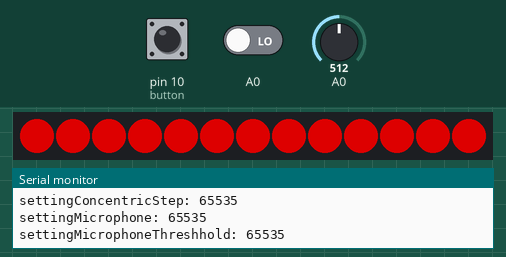
Simulated run of this sketch. Board: Arduino Uno, built with avr-gcc and run on an emulated ATmega328P. Parts: 13 RGB LEDs in strip order, left to right, the last lines printed to the serial monitor. Inputs (shaded band) come from the test bench; at power-on: pin 10 (button) HIGH, A0 LOW, A0 = 512. Dim RGB values are drawn brighter than linear; random numbers use the default seed unless the sketch sets one; EEPROM starts erased.

Above: at 1.4 s.
1.5 s: pin 10 (button) pulled LOW for 0.15 s
At 1.96 s:
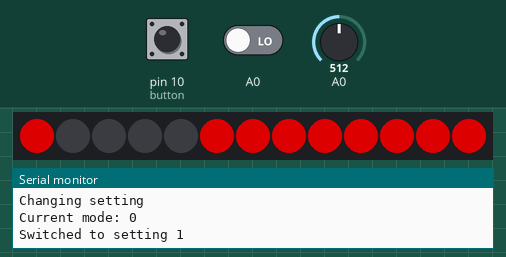
2.2 s: pin 10 (button) pulled LOW for 1 s
At 3.3 s:
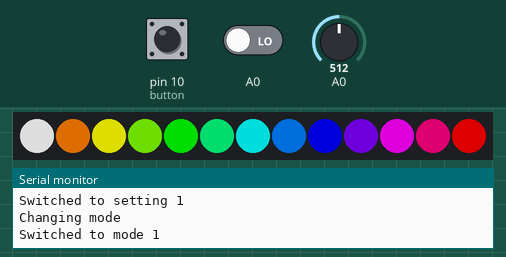
4.7 s: pin 10 (button) pulled LOW for 0.15 s
At 4.97 s:
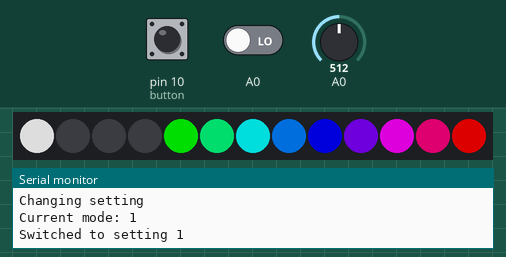
5.4 s: pin 10 (button) pulled LOW for 0.15 s
At 6.03 s:
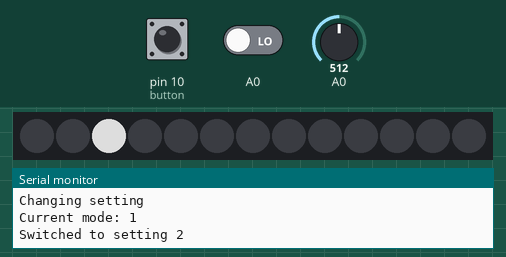
6.1 s: pin 10 (button) pulled LOW for 3.2 s
At 7.6 s:
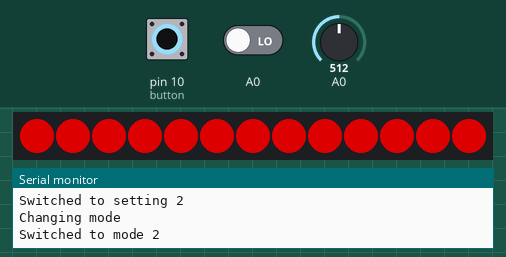
10.8 s: pin 10 (button) pulled LOW for 1 s
At 12.1 s:
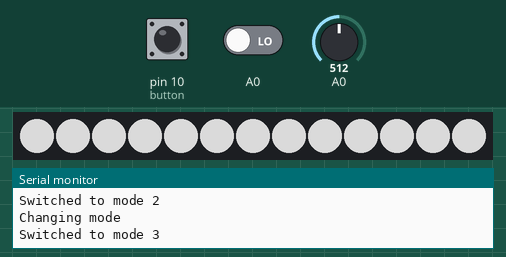
Timing chart, 0 to 13.8 s (numbered marks = the images above; inputs shaded):
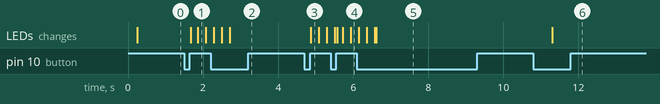

The sketch:

hookah-LED.ino
```cpp
#include <Arduino.h>
#include "Button.h"
#include "RotaryEncoder.h"
#include "Microphone.h"
#include "EEPROMUtils.h"
#include <Adafruit_NeoPixel.h>
#ifdef __AVR__
 #include <avr/power.h> // Required for 16 MHz Adafruit Trinket
#endif

#define LED 9
#define LED_COUNT 13
#define UPDATE_DELAY 20 //50 Updates/Second
unsigned long lastUpdate = 0;

const double LED_BLINK_BRIGHTNESS_FACTOR = 2.0;
const double LED_BLINK_RESET_FACTOR = 0.95;
const double RAINBOW_ACCELERATION_FACTOR = 4;
const double WHITE_DIM = 0.66; //Dim the LEDs in white mode, since it is the only time all Colors of one LED are lit up

Button button(10, 500, INPUT_PULLUP);
RotaryEncoder rotary(14,16);
Microphone microphone(A0);

Adafruit_NeoPixel strip(LED_COUNT, LED, NEO_GRB + NEO_KHZ800);
bool redrawLEDs = true;

struct hsvColor {
    uint16_t hue = 0;
    uint8_t saturation = 0;
    uint8_t value = 0;
};

struct Setting {
    int eepromAddress;
    uint16_t* value;
    uint16_t min;
    uint16_t max;
    uint16_t step;
    bool rollover;
};

hsvColor LED_HSV_COLORS[LED_COUNT];

#define MODE_COLOR 0
#define MODE_RAINBOW 1
#define MODE_FADE 2
#define MODE_WHITE 3
#define MODE_CONCENTRIC 4

#define MODE_COLOR_NUM_SETTINGS 5
#define MODE_RAINBOW_NUM_SETTINGS 4
#define MODE_FADE_NUM_SETTINGS 5
#define MODE_WHITE_NUM_SETTINGS 3
#define MODE_CONCENTRIC_NUM_SETTINGS 6

int currentMode = MODE_COLOR;
int currentModeNumSettings = MODE_COLOR_NUM_SETTINGS;
int currentSetting = 0;

uint16_t settingBrightness = 0;
#define SETTING_BRIGHTNESS_ADDRESS 0
uint16_t settingSaturation = 0;
#define SETTING_SATURATION_ADDRESS 4

uint16_t settingColorHue = 0;
#define SETTING_COLOR_HUE_ADDRESS 2

uint16_t settingRainbowStep = 0;
#define SETTING_RAINBOW_STEP_ADDRESS 6

uint16_t settingFadeStep = 0;
#define SETTING_FADE_STEP_ADDRESS 14

uint16_t settingConcentricRange = 0;
#define SETTING_CONCENTRIC_RANGE_ADDRESS 16

uint16_t settingConcentricStep = 0;
#define SETTING_CONCENTRIC_STEP_ADDRESS 18

uint16_t settingMicrophone = 0;
#define SETTING_MICROPHONE_ADDRESS 8

#define MODE_ADDRESS 10

uint16_t settingMicrophoneThreshhold = 0;
#define SETTING_MICROPHONE_THRESHHOLD_ADDRESS 12


void setup() {
    Serial.begin(9600);

    //Setup LED Strip
#if defined(__AVR_ATtiny85__) && (F_CPU == 16000000)
    clock_prescale_set(clock_div_1);
#endif

    strip.begin();
    strip.show();
    strip.setBrightness(150);

    //Load Settings from EEPROM
    settingBrightness = EEPROMUtils.readUInt16(SETTING_BRIGHTNESS_ADDRESS);
    settingSaturation = EEPROMUtils.readUInt16(SETTING_SATURATION_ADDRESS);

    settingColorHue = EEPROMUtils.readUInt16(SETTING_COLOR_HUE_ADDRESS);

    settingRainbowStep = EEPROMUtils.readUInt16(SETTING_RAINBOW_STEP_ADDRESS);

    settingFadeStep = EEPROMUtils.readUInt16(SETTING_FADE_STEP_ADDRESS);

    settingConcentricRange = EEPROMUtils.readUInt16(SETTING_CONCENTRIC_RANGE_ADDRESS);
    settingConcentricStep = EEPROMUtils.readUInt16(SETTING_CONCENTRIC_STEP_ADDRESS);

    settingMicrophone = EEPROMUtils.readUInt16(SETTING_MICROPHONE_ADDRESS);

    settingMicrophoneThreshhold = EEPROMUtils.readUInt16(SETTING_MICROPHONE_THRESHHOLD_ADDRESS);

    Serial.println("Loaded settings from EEPROM:");
    setMode(EEPROMUtils.readUInt16(MODE_ADDRESS));

    Serial.print("settingBrightness: ");
    Serial.println(settingBrightness);
    Serial.print("settingSaturation: ");
    Serial.println(settingSaturation);

    Serial.print("settingColorHue: ");
    Serial.println(settingColorHue);

    Serial.print("settingRainbowStep: ");
    Serial.println(settingRainbowStep);

    Serial.print("settingFadeStep: ");
    Serial.println(settingFadeStep);

    Serial.print("settingConcentricRange: ");
    Serial.println(settingConcentricRange);
    Serial.print("settingConcentricStep: ");
    Serial.println(settingConcentricStep);

    Serial.print("settingMicrophone: ");
    Serial.println(settingMicrophone);

    Serial.print("settingMicrophoneThreshhold: ");
    Serial.println(settingMicrophoneThreshhold);
    microphone.setThreshhold(settingMicrophoneThreshhold);
}

void readInputs() {
    button.read();
    rotary.read();
    microphone.read();
}

void loop() {
    readInputs();

    if(button.isShortPress()) {
      Serial.println("Changing setting");
      cycleSettings();
    }
    if(button.isLongPress()) {
      Serial.println("Changing mode");
      cycleMode();
    }

    if(rotary.getRotation() != 0) {
        Serial.print("updateSetting() ");
        Serial.println(rotary.getRotation());
        updateSetting();
    }

    //Update the LED Strip at a limited rate
    if(millis() - lastUpdate > UPDATE_DELAY) {
        lastUpdate = millis();
        updateLEDs();
    }
}

Setting settings[5][6] = {
    { //MODE_COLOR
        {SETTING_COLOR_HUE_ADDRESS,             &settingColorHue,             0,   UINT16_MAX, 1024, true }, //hue, 64 steps for full rotation (little more than 3 turns)
        {SETTING_SATURATION_ADDRESS,            &settingSaturation,           65,  255,        16,   false}, //Saturation, 16 Steps
        {SETTING_BRIGHTNESS_ADDRESS,            &settingBrightness,           31,  127,        8,    false}, //Value/Brightness, 16 Steps is stored at the same address across modes
        {SETTING_MICROPHONE_ADDRESS,            &settingMicrophone,           0,   1,          1,    false}, //Microphone is stored at the same address across modes
        {SETTING_MICROPHONE_THRESHHOLD_ADDRESS, &settingMicrophoneThreshhold, 400, 1023,       1,    false}  //Microphone threshhold is stored at the same address across modes
    }, { //MODE_RAINBOW
        {SETTING_RAINBOW_STEP_ADDRESS,          &settingRainbowStep,          0,   UINT16_MAX, 8, true }, //Rotation step, rolls over so it can rotate backwards
        {SETTING_BRIGHTNESS_ADDRESS,            &settingBrightness,           31,  127,        8, false}, //Brightness, 16 Steps is stored at the same address across modes
        {SETTING_MICROPHONE_ADDRESS,            &settingMicrophone,           0,   1,          1, false}, //Microphone is stored at the same address across modes
        {SETTING_MICROPHONE_THRESHHOLD_ADDRESS, &settingMicrophoneThreshhold, 400, 1023,       1, false}  //Microphone threshhold is stored at the same address across modes
    }, { //MODE_FADE
        {SETTING_FADE_STEP_ADDRESS,             &settingFadeStep,             0,   UINT16_MAX, 16, true }, //FadeStep, how far the Hue changes when smoking
        {SETTING_SATURATION_ADDRESS,            &settingSaturation,           65,  255,        16, false}, //Saturation, 16 Steps is stored at the same address across modes
        {SETTING_BRIGHTNESS_ADDRESS,            &settingBrightness,           31,  127,        8,  false}, //Brightness, 16 Steps is stored at the same address across modes
        {SETTING_MICROPHONE_ADDRESS,            &settingMicrophone,           0,   1,          1,  false}, //Microphone is stored at the same address across modes
        {SETTING_MICROPHONE_THRESHHOLD_ADDRESS, &settingMicrophoneThreshhold, 400, 1023,       1,  false}  //Microphone threshhold is stored at the same address across modes
    }, { //MODE_WHITE
        {SETTING_BRIGHTNESS_ADDRESS,            &settingBrightness,           31,  127,  8, false}, //Brightness, 16 Steps is stored at the same address across modes
        {SETTING_MICROPHONE_ADDRESS,            &settingMicrophone,           0,   1,    1, false}, //Microphone is stored at the same address across modes
        {SETTING_MICROPHONE_THRESHHOLD_ADDRESS, &settingMicrophoneThreshhold, 400, 1023, 1, false}  //Microphone threshhold is stored at the same address across modes
    }, { //MODE_CONCENTRIC
        {SETTING_CONCENTRIC_RANGE_ADDRESS,      &settingConcentricRange,      0,   UINT16_MAX, 1024, true }, //Concentric Range, the hue range displayed at any given time
        {SETTING_CONCENTRIC_STEP_ADDRESS,       &settingConcentricStep,       0,   UINT16_MAX, 8,    true }, //Concentric Step, how far the hue moves while smoking
        {SETTING_SATURATION_ADDRESS,            &settingSaturation,           65,  255,        16,   false}, //Saturation, 16 Steps is stored at the same address across modes
        {SETTING_BRIGHTNESS_ADDRESS,            &settingBrightness,           31,  127,        8,    false}, //Brightness, 16 Steps is stored at the same address across modes
        {SETTING_MICROPHONE_ADDRESS,            &settingMicrophone,           0,   1,          1,    false}, //Microphone is stored at the same address across modes
        {SETTING_MICROPHONE_THRESHHOLD_ADDRESS, &settingMicrophoneThreshhold, 400, 1023,       1,    false}  //Microphone threshhold is stored at the same address across modes
    }
};

void cycleMode() {
    setMode(currentMode+1);
}

void setMode(int mode) {
    switch(mode) {
        case MODE_RAINBOW:
            currentMode = MODE_RAINBOW;
            currentModeNumSettings = MODE_RAINBOW_NUM_SETTINGS;
            break;
        case MODE_FADE:
            currentMode = MODE_FADE;
            currentModeNumSettings = MODE_FADE_NUM_SETTINGS;
            break;
        case MODE_WHITE:
            currentMode = MODE_WHITE;
            currentModeNumSettings = MODE_WHITE_NUM_SETTINGS;
            break;
        case MODE_CONCENTRIC:
            currentMode = MODE_CONCENTRIC;
            currentModeNumSettings = MODE_CONCENTRIC_NUM_SETTINGS;
            break;
        case MODE_COLOR:
        default:
            currentMode = MODE_COLOR;
            currentModeNumSettings = MODE_COLOR_NUM_SETTINGS;
            break;
    }
    Serial.print("Switched to mode ");
    Serial.println(currentMode);
    EEPROMUtils.writeUInt16(MODE_ADDRESS, currentMode);
    currentSetting = 0;
    redrawLEDs = true;
}


void cycleSettings() {
    ++currentSetting %= currentModeNumSettings;
    redrawLEDs = true;
    Serial.print("Current mode: ");
    Serial.println(currentMode);
    Serial.print("Switched to setting ");
    Serial.println(currentSetting);
    if(settings[currentMode][currentSetting].value == &settingMicrophoneThreshhold && settingMicrophone == 0) {
        Serial.println("Microphone deactivated. Skipping threshhold setting.");
        cycleSettings();
    }
}

void updateLEDs() {
    switch(currentMode) {
        case MODE_COLOR:
            updateColor();
            break;
        case MODE_RAINBOW:
            updateRainbow();
            break;
        case MODE_FADE:
            updateFade();
            break;
        case MODE_WHITE:
            updateWhite();
            break;
        case MODE_CONCENTRIC:
            updateConcentric();
            break;
    }
    indicateSetting();
    strip.show();
}

void graduallyResetColors(uint16_t hue, uint8_t saturation, uint8_t value, uint16_t start=0, uint16_t count=0) {
    hsvColor newColor;

    uint16_t c = count == 0 ? LED_COUNT : count;

    for(int i=start; i<start+c; i++) {
        hsvColor pixelColor = getPixelHSV(i);
        if(pixelColor.saturation != saturation
        || pixelColor.value      != value) {

            //there is no use case for resetting the hue of a color, so I will spare myself the unreadable algorithm
            newColor.hue = hue;
            newColor.saturation = saturation + (pixelColor.saturation - saturation) * LED_BLINK_RESET_FACTOR;
            newColor.value = value + (pixelColor.value - value) * LED_BLINK_RESET_FACTOR;

            setPixelHSV(i, newColor);
        }
    }
}

void updateColor() {
    //Only update whole strip when a setting is changed or if we just changed to this mode / exited the settings
    if(redrawLEDs) {
        fillPixelsHSV(settingColorHue, settingSaturation, settingBrightness, 0, 0);
        redrawLEDs = false;
    }

    if(settingMicrophone == 1) {
        //Gradually reset pixels to original color (only execute if microphone is activated)
        graduallyResetColors(settingColorHue, settingSaturation, settingBrightness);

        //make a random pixel light up
        if(microphone.isActivated()) {
            setPixelHSV(random(LED_COUNT), settingColorHue, settingSaturation / 2, settingBrightness * LED_BLINK_BRIGHTNESS_FACTOR);
        }
    }
}

uint16_t rainbowCurrentPosition = 0;
unsigned long rainbowMicrophoneStart = 0;
int rainbowMicrophoneDuration = 500;
void updateRainbow() {
    if(settingMicrophone == 1) {
        if(microphone.isActivated()) {
            rainbowMicrophoneStart = millis();
        }

        //increase the hue of the rainbow. When thw varable overflows it starts over, wich is actually convenient
        if(millis() - rainbowMicrophoneStart < rainbowMicrophoneDuration) {
            //turn another stepwidth if microphon was listening in the last 500ms (turn twice as fast)
            rainbowCurrentPosition += settingRainbowStep * RAINBOW_ACCELERATION_FACTOR;
        } else {
            rainbowCurrentPosition += settingRainbowStep;
        }
    }

    //Pixels are positioned as follows:
    //  0 is in the center
    //  1 is halfway from the center
    //  2 is furthest from the center
    //  from then on it is alternating between halfway and furthest.
    setPixelHSV(0, 0,0,settingBrightness); //the center is always white
    for(int i = 1; i < strip.numPixels(); i++) {
        //Pixels furthest from the center are displayed at max saturation while the others are at half saturation
        setPixelHSV(i, (UINT16_MAX/12) * i + rainbowCurrentPosition, 255, settingBrightness);
    }
}

uint16_t fadeHue = 0;
void updateFade() {
    if(settingMicrophone == 1) {
        //make all pixels change color around the color wheel
        if(microphone.isActivated() ) {
            fadeHue += settingFadeStep;
        }
    }

    fillPixelsHSV(fadeHue, settingSaturation, settingBrightness, 0, 0);
}

void updateWhite() {
    //Only update whole strip when a setting is changed or if we just changed to this mode / exited the settings
    if(redrawLEDs) {
        fillPixelsHSV(0, 0, settingBrightness * WHITE_DIM, 0, 0);
        redrawLEDs = false;
    }

    if(settingMicrophone == 1) {
        //Gradually reset pixels to original color (only execute if microphone is activated)
        for(int i = 0; i < LED_COUNT; i++) {
            graduallyResetColors(getPixelHSV(i).hue, 0, settingBrightness * WHITE_DIM, i, 1);
        }

        //make a random pixel light up
        if(microphone.isActivated()) {
            setPixelHSV(random(13), random(UINT16_MAX), 255, settingBrightness * LED_BLINK_BRIGHTNESS_FACTOR);
        }
    }
}

uint16_t concentricHue = 0;
void updateConcentric() {
    if(settingMicrophone == 1) {
        if(microphone.isActivated()) {
            concentricHue += settingConcentricStep;
        }
    }

    setPixelHSV(0, concentricHue, settingSaturation, settingBrightness);
    for(int i = 1; i < LED_COUNT; i++) {
        if(i%2 == 0) { //outer LED
            setPixelHSV(i, concentricHue + settingConcentricRange, settingSaturation, settingBrightness);
        } else { //inner LED
            setPixelHSV(i, concentricHue + (settingConcentricRange/2), settingSaturation, settingBrightness);
        }
    }
}

const int indicateSettingBlinkFrames = 10;
int indicateSettingFrameCounter = 0;
void indicateSetting() {
    if(currentSetting != 0) {
        //Indicate current setting by turning off one LED per setting (sans the 0th Setting (Default setting / quick setting))
        if(settings[currentMode][currentSetting].value == &settingMicrophone) {
            //In order to display the microphone setting turn all LEDs off
            //If the center is green the microphone is on, if it is red the microphone is off
            fillPixelsHSV(0,0,0,0,0);
            if(settingMicrophone == 1) {
                strip.setPixelColor(0, strip.Color(0,settingBrightness,0));
            } else if (settingMicrophone == 0) {
                strip.setPixelColor(0, strip.Color(settingBrightness,0,0));
            }
        } else if(settings[currentMode][currentSetting].value == &settingMicrophoneThreshhold) {
            microphone.setThreshhold(settingMicrophoneThreshhold);
            //In order to display the microphone threshhold setting turn all LEDs off
            //If the center LED lights up, the microphone detects input
            fillPixelsHSV(0,0,0,0,0);
            if(microphone.isActivated()) {
                setPixelHSV(0, 0, 0,settingBrightness);
            }
        } else {
            //for all the other settings just turn off enough LEDs to indicate the current setting
            fillPixelsHSV(0,0,0, 1, currentModeNumSettings - 1);
        }

        ++indicateSettingFrameCounter %= indicateSettingBlinkFrames * 2;
        if(indicateSettingFrameCounter < indicateSettingBlinkFrames) {
            setPixelHSV(currentSetting, 0,0,settingBrightness);
        }
    }
}

void updateSetting() {
    Setting s = settings[currentMode][currentSetting];
    Serial.print("Mode: ");
    Serial.print(currentMode);
    Serial.print(" Setting: ");
    Serial.print(currentSetting);
    Serial.print(" Max: ");
    Serial.print(s.max);
    Serial.print(" Value: ");
    Serial.print(*s.value);

    uint32_t currentValue = *s.value;
    if(rotary.getRotation() > 0) {
        Serial.print(" + ");
        currentValue += s.step;
        if(currentValue > s.max) {
            if(s.rollover) {
              currentValue -= (s.max - s.min) + 1;
            } else {
              currentValue = s.max;
            }
        }
    } else if (rotary.getRotation() < 0) {
        Serial.print(" - ");
        if(currentValue < s.min + s.step) {
            if(s.rollover) {
                currentValue = s.max - (s.step - 1 - (currentValue-s.min));
            } else {
                currentValue = s.min;
            }
        } else {
            currentValue -= s.step;
        }
    }

    *s.value = currentValue;
    EEPROMUtils.writeUInt16(s.eepromAddress, currentValue);
    redrawLEDs = true;

    Serial.print(" -> ");
    Serial.println(*s.value);
}

//--HELPER-FUNCTIONS--
void setPixelHSV(uint16_t index, uint16_t hue, uint16_t saturation, uint16_t value) {
    LED_HSV_COLORS[index].hue = hue;
    LED_HSV_COLORS[index].saturation = saturation;
    LED_HSV_COLORS[index].value = value;

    strip.setPixelColor(index, strip.ColorHSV(hue, saturation, value));
}

void setPixelHSV(uint16_t index, hsvColor color) {
    setPixelHSV(index, color.hue, color.saturation, color.value);
}

void fillPixelsHSV(uint16_t hue, uint16_t saturation, uint16_t value, uint16_t start, uint16_t count) {
    uint16_t c = count;
    if(c == 0) {
        c = LED_COUNT - start;
    }

    for(int i = start; i < start + c; i++) {
        setPixelHSV(i, hue, saturation, value);
    }
}

void fillPixelsHSV(hsvColor color, uint16_t start, uint16_t count) {
    fillPixelsHSV(color.hue, color.saturation, color.value, start, count);
}

hsvColor getPixelHSV(uint16_t index) {
    return LED_HSV_COLORS[index];
}
```

Source omitted: Button.cpp (1669 bytes), Button.h (484 bytes), EEPROMUtils.cpp (455 bytes), EEPROMUtils.h (302 bytes), Microphone.cpp (434 bytes), Microphone.h (340 bytes), RotaryEncoder.cpp (1456 bytes), RotaryEncoder.h (289 bytes)

Measured:
- after the input at 1.5 s, the LEDs: first change after 0.17 s (image 1 shows a later state)
- after the input at 4.7 s, the LEDs: change after 0.17 s (image 3)
- after the input at 10.8 s, the LEDs: change after 0.51 s (image 6)
